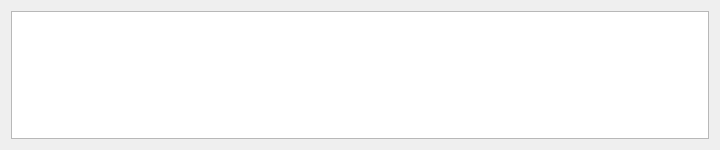
<?xml version="1.0" encoding="UTF-8"?>
<ui version="4.0">
 <class>DebugWindow</class>
 <widget class="QDialog" name="DebugWindow">
  <property name="geometry">
   <rect>
    <x>0</x>
    <y>0</y>
    <width>720</width>
    <height>150</height>
   </rect>
  </property>
  <property name="windowTitle">
   <string>DevDriverTools Debug Output - use ToolUtil::DbgMsg() or qDebug()</string>
  </property>
  <layout class="QGridLayout" name="gridLayout">
   <item row="0" column="0">
    <widget class="QPlainTextEdit" name="plainTextEdit"/>
   </item>
  </layout>
 </widget>
 <resources/>
 <connections/>
</ui>
